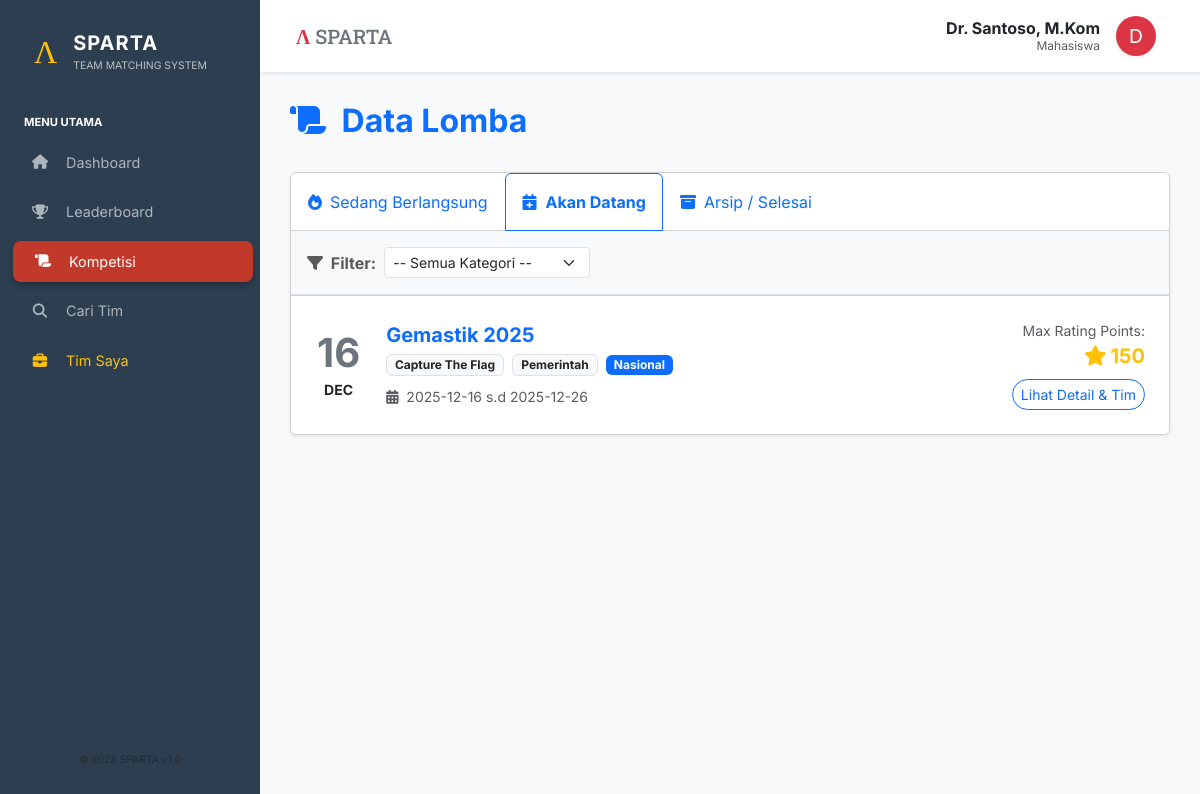
Page /?page=lomba&tab=upcoming (signed in) on the committed database.
### tables this page shows
CREATE TABLE Lomba (
    ID_Lomba INT AUTO_INCREMENT PRIMARY KEY,
    Nama_Lomba VARCHAR(200) NOT NULL,
    Deskripsi TEXT,
    Lokasi VARCHAR(100),
    Link_Web VARCHAR(255),
    Tanggal_Mulai DATE,
    Tanggal_Selesai DATE,
    ID_Kategori INT,
    ID_Jenis_Penyelenggara INT,
    ID_Tingkatan INT,
    FOREIGN KEY (ID_Kategori) REFERENCES Kategori_Lomba(ID_Kategori),
    FOREIGN KEY (ID_Jenis_Penyelenggara) REFERENCES Jenis_Penyelenggara(ID_Jenis),
    FOREIGN KEY (ID_Tingkatan) REFERENCES Tingkatan_Lomba(ID_Tingkatan)
);

CREATE TABLE Kategori_Lomba (
    ID_Kategori INT AUTO_INCREMENT PRIMARY KEY,
    Nama_Kategori VARCHAR(100) NOT NULL
);

CREATE TABLE Jenis_Penyelenggara (
    ID_Jenis INT AUTO_INCREMENT PRIMARY KEY,
    Nama_Jenis VARCHAR(100) NOT NULL,
    Bobot_Poin FLOAT DEFAULT 1.0
);

CREATE TABLE Tingkatan_Lomba (
    ID_Tingkatan INT AUTO_INCREMENT PRIMARY KEY,
    Nama_Tingkatan VARCHAR(50) NOT NULL,
    Poin_Dasar INT NOT NULL
);

### src/pages/lomba.php (the view, shortened to what this page needs)
<?php
$tab = $_GET['tab'] ?? 'active';
$filterTahun = $_GET['year'] ?? '';
$sql = "SELECT l.*, k.Nama_Kategori, p.Nama_Jenis, p.Bobot_Poin, t.Nama_Tingkatan, t.Poin_Dasar
        FROM Lomba l
        JOIN Kategori_Lomba k ON l.ID_Kategori = k.ID_Kategori
        JOIN Jenis_Penyelenggara p ON l.ID_Jenis_Penyelenggara = p.ID_Jenis
        JOIN Tingkatan_Lomba t ON l.ID_Tingkatan = t.ID_Tingkatan
        WHERE 1=1";
$params = [];
if ($tab == 'active') {
    $sql .= " AND CURDATE() BETWEEN l.Tanggal_Mulai AND l.Tanggal_Selesai";
} elseif ($tab == 'upcoming') {
    $sql .= " AND l.Tanggal_Mulai > CURDATE()";
} elseif ($tab == 'archive') {
    $sql .= " AND l.Tanggal_Selesai < CURDATE()";
    if ($filterTahun) {
        $sql .= " AND YEAR(l.Tanggal_Selesai) = ?";
        $params[] = $filterTahun;
    }
}
$sql .= " ORDER BY l.Tanggal_Mulai " . ($tab == 'archive' ? 'DESC' : 'ASC');
$stmt = $pdo->prepare($sql);
$stmt->execute($params);
$lombas = $stmt->fetchAll();
?>
<div class="d-flex justify-content-between align-items-center mb-4">
    <h2 class="fw-bold text-primary"><i class="fas fa-scroll me-2"></i> Data Lomba</h2>
</div>
<div class="card shadow-sm mb-4">
    <div class="card-header bg-white p-0">
        <ul class="nav nav-tabs card-header-tabs m-0">
            <li class="nav-item">
                <a class="nav-link py-3 <?= $tab=='active'?'active fw-bold border-top-0 border-start-0 border-end-0 border-bottom-3 border-danger text-danger':'' ?>" href="?page=lomba&tab=active">
                    <i class="fas fa-fire me-2"></i>Sedang Berlangsung
                </a>
            </li>
            <li class="nav-item">
                <a class="nav-link py-3 <?= $tab=='upcoming'?'active fw-bold border-bottom-3 border-primary text-primary':'' ?>" href="?page=lomba&tab=upcoming">
                    <i class="fas fa-calendar-plus me-2"></i>Akan Datang
                </a>
            </li>
            <li class="nav-item">
                <a class="nav-link py-3 <?= $tab=='archive'?'active fw-bold border-bottom-3 border-secondary text-secondary':'' ?>" href="?page=lomba&tab=archive">
                    <i class="fas fa-archive me-2"></i>Arsip / Selesai
                </a>
            </li>
        </ul>
    </div>
    <div class="card-body bg-light border-bottom">
        <form method="GET" class="row g-2 align-items-center">
            <div class="col-auto"><span class="fw-bold text-muted"><i class="fas fa-filter me-1"></i> Filter:</span></div>
            <div class="col-md-3">
                <select name="cat" class="form-select form-select-sm" onchange="this.form.submit()">
                    <option value="">-- Semua Kategori --</option>
                </select>
            </div>
        </form>
    </div>
    <div class="list-group list-group-flush">
        <?php foreach($lombas as $l): ?>
        <?php
            $maxPoints = $l['Poin_Dasar'] * $l['Bobot_Poin'];
        ?>
        <div class="list-group-item p-4 hover-shadow position-relative">
            <div class="row align-items-center">
                <div class="col-md-1 text-center">
                    <div class="display-6 fw-bold text-secondary"><?= date('d', strtotime($l['Tanggal_Mulai'])) ?></div>
                    <small class="text-uppercase fw-bold"><?= date('M', strtotime($l['Tanggal_Mulai'])) ?></small>
                </div>
                <div class="col-md-7">
                    <h5 class="fw-bold mb-1 text-primary">
                        <a href="?page=lomba_detail&id=<?= $l['ID_Lomba'] ?>" class="text-decoration-none stretched-link"><?= htmlspecialchars($l['Nama_Lomba']) ?></a>
                    </h5>
                    <div class="mb-2">
                        <span class="badge bg-light text-dark border me-1"><?= $l['Nama_Kategori'] ?></span>
                        <span class="badge bg-light text-dark border me-1"><?= $l['Nama_Jenis'] ?></span>
                        <span class="badge bg-<?= $tab=='active'?'danger':($tab=='upcoming'?'primary':'secondary') ?>">
                            <?= $l['Nama_Tingkatan'] ?>
                        </span>
                    </div>
                    <small class="text-muted"><i class="fas fa-calendar-alt me-1"></i> <?= $l['Tanggal_Mulai'] ?> s.d <?= $l['Tanggal_Selesai'] ?></small>
                </div>
                <div class="col-md-4 text-end">
                    <div class="mb-2">
                        <small class="text-muted d-block">Max Rating Points:</small>
                        <span class="fs-5 fw-bold text-warning"><i class="fas fa-star me-1"></i><?= number_format($maxPoints) ?></span>
                    </div>
                    <a href="?page=lomba_detail&id=<?= $l['ID_Lomba'] ?>" class="btn btn-sm btn-outline-primary rounded-pill position-relative z-index-2">Lihat Detail & Tim</a>
                </div>
            </div>
        </div>
        <?php endforeach; ?>
    </div>
</div>

### src/index.php (style rules this page uses)
body { font-family: 'Inter', sans-serif; background-color: #f8f9fa; }

### rows in the picture
lomba: Tanggal_Mulai "16", Tanggal_Mulai "DEC", Nama_Lomba "Gemastik 2025", ID_Kategori.Nama_Kategori "Capture The Flag", ID_Jenis_Penyelenggara.Nama_Jenis "Pemerintah", ID_Tingkatan.Nama_Tingkatan "Nasional", Tanggal_Mulai "2025-12-16", Tanggal_Selesai "2025-12-26", ID_Tingkatan.Bobot_Poin "150"

### other values in the picture
$namaUser "Dr. Santoso, M.Kom"
substr($namaUser, 0, 1) "D"
